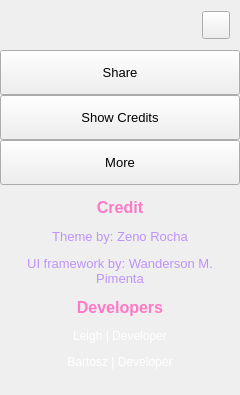
      <widget class="QFrame" name="extraLeftBox">
       <property name="minimumSize">
        <size>
         <width>0</width>
         <height>0</height>
        </size>
       </property>
       <property name="maximumSize">
        <size>
         <width>0</width>
         <height>16777215</height>
        </size>
       </property>
       <property name="frameShape">
        <enum>QFrame::NoFrame</enum>
       </property>
       <property name="frameShadow">
        <enum>QFrame::Raised</enum>
       </property>
       <layout class="QVBoxLayout" name="extraColumLayout">
        <property name="spacing">
         <number>0</number>
        </property>
        <property name="leftMargin">
         <number>0</number>
        </property>
        <property name="topMargin">
         <number>0</number>
        </property>
        <property name="rightMargin">
         <number>0</number>
        </property>
        <property name="bottomMargin">
         <number>0</number>
        </property>
        <item>
         <widget class="QFrame" name="extraTopBg">
          <property name="minimumSize">
           <size>
            <width>0</width>
            <height>50</height>
           </size>
          </property>
          <property name="maximumSize">
           <size>
            <width>16777215</width>
            <height>50</height>
           </size>
          </property>
          <property name="frameShape">
           <enum>QFrame::NoFrame</enum>
          </property>
          <property name="frameShadow">
           <enum>QFrame::Raised</enum>
          </property>
          <layout class="QVBoxLayout" name="verticalLayout_5">
           <property name="spacing">
            <number>0</number>
           </property>
           <property name="leftMargin">
            <number>0</number>
           </property>
           <property name="topMargin">
            <number>0</number>
           </property>
           <property name="rightMargin">
            <number>0</number>
           </property>
           <property name="bottomMargin">
            <number>0</number>
           </property>
           <item>
            <layout class="QGridLayout" name="extraTopLayout">
             <property name="leftMargin">
              <number>10</number>
             </property>
             <property name="rightMargin">
              <number>10</number>
             </property>
             <property name="horizontalSpacing">
              <number>10</number>
             </property>
             <property name="verticalSpacing">
              <number>0</number>
             </property>
             <item row="0" column="0">
              <widget class="QFrame" name="extraIcon">
               <property name="minimumSize">
                <size>
                 <width>20</width>
                 <height>0</height>
                </size>
               </property>
               <property name="maximumSize">
                <size>
                 <width>20</width>
                 <height>20</height>
                </size>
               </property>
               <property name="styleSheet">
                <string notr="true">background-image: url(:/icons/images/icons/cil-user.png);</string>
               </property>
               <property name="frameShape">
                <enum>QFrame::NoFrame</enum>
               </property>
               <property name="frameShadow">
                <enum>QFrame::Raised</enum>
               </property>
              </widget>
             </item>
             <item row="0" column="1">
              <widget class="QLabel" name="extraLabel">
               <property name="minimumSize">
                <size>
                 <width>150</width>
                 <height>0</height>
                </size>
               </property>
               <property name="text">
                <string/>
               </property>
              </widget>
             </item>
             <item row="0" column="2">
              <widget class="QPushButton" name="extraCloseColumnBtn">
               <property name="minimumSize">
                <size>
                 <width>28</width>
                 <height>28</height>
                </size>
               </property>
               <property name="maximumSize">
                <size>
                 <width>28</width>
                 <height>28</height>
                </size>
               </property>
               <property name="cursor">
                <cursorShape>PointingHandCursor</cursorShape>
               </property>
               <property name="toolTip">
                <string>Hide</string>
               </property>
               <property name="text">
                <string/>
               </property>
               <property name="icon">
                <iconset resource="resources.qrc">
                 <normaloff>:/icons/images/icons/icon_close.png</normaloff>:/icons/images/icons/icon_close.png</iconset>
               </property>
               <property name="iconSize">
                <size>
                 <width>20</width>
                 <height>20</height>
                </size>
               </property>
              </widget>
             </item>
            </layout>
           </item>
          </layout>
         </widget>
        </item>
        <item>
         <widget class="QFrame" name="extraContent">
          <property name="frameShape">
           <enum>QFrame::NoFrame</enum>
          </property>
          <property name="frameShadow">
           <enum>QFrame::Raised</enum>
          </property>
          <layout class="QVBoxLayout" name="verticalLayout_12">
           <property name="spacing">
            <number>0</number>
           </property>
           <property name="leftMargin">
            <number>0</number>
           </property>
           <property name="topMargin">
            <number>0</number>
           </property>
           <property name="rightMargin">
            <number>0</number>
           </property>
           <property name="bottomMargin">
            <number>0</number>
           </property>
           <item alignment="Qt::AlignTop">
            <widget class="QFrame" name="extraTopMenu">
             <property name="frameShape">
              <enum>QFrame::NoFrame</enum>
             </property>
             <property name="frameShadow">
              <enum>QFrame::Raised</enum>
             </property>
             <layout class="QVBoxLayout" name="verticalLayout_11">
              <property name="spacing">
               <number>0</number>
              </property>
              <property name="leftMargin">
               <number>0</number>
              </property>
              <property name="topMargin">
               <number>0</number>
              </property>
              <property name="rightMargin">
               <number>0</number>
              </property>
              <property name="bottomMargin">
               <number>0</number>
              </property>
              <item>
               <widget class="QPushButton" name="btn_share">
                <property name="sizePolicy">
                 <sizepolicy hsizetype="Expanding" vsizetype="Fixed">
                  <horstretch>0</horstretch>
                  <verstretch>0</verstretch>
                 </sizepolicy>
                </property>
                <property name="minimumSize">
                 <size>
                  <width>0</width>
                  <height>45</height>
                 </size>
                </property>
                <property name="font">
                 <font>
                  <family>Segoe UI</family>
                  <pointsize>10</pointsize>
                  <weight>50</weight>
                  <italic>false</italic>
                  <bold>false</bold>
                 </font>
                </property>
                <property name="cursor">
                 <cursorShape>PointingHandCursor</cursorShape>
                </property>
                <property name="layoutDirection">
                 <enum>Qt::LeftToRight</enum>
                </property>
                <property name="styleSheet">
                 <string notr="true">background-image: url(:/icons/images/icons/cil-share-boxed.png);</string>
                </property>
                <property name="text">
                 <string>Share</string>
                </property>
               </widget>
              </item>
              <item>
               <widget class="QPushButton" name="btn_credits">
                <property name="sizePolicy">
                 <sizepolicy hsizetype="Expanding" vsizetype="Fixed">
                  <horstretch>0</horstretch>
                  <verstretch>0</verstretch>
                 </sizepolicy>
                </property>
                <property name="minimumSize">
                 <size>
                  <width>0</width>
                  <height>45</height>
                 </size>
                </property>
                <property name="font">
                 <font>
                  <family>Segoe UI</family>
                  <pointsize>10</pointsize>
                  <weight>50</weight>
                  <italic>false</italic>
                  <bold>false</bold>
                 </font>
                </property>
                <property name="cursor">
                 <cursorShape>PointingHandCursor</cursorShape>
                </property>
                <property name="layoutDirection">
                 <enum>Qt::LeftToRight</enum>
                </property>
                <property name="styleSheet">
                 <string notr="true">background-image: url(:/icons/images/icons/cil-equalizer.png);</string>
                </property>
                <property name="text">
                 <string>Show Credits</string>
                </property>
               </widget>
              </item>
              <item>
               <widget class="QPushButton" name="btn_more">
                <property name="sizePolicy">
                 <sizepolicy hsizetype="Expanding" vsizetype="Fixed">
                  <horstretch>0</horstretch>
                  <verstretch>0</verstretch>
                 </sizepolicy>
                </property>
                <property name="minimumSize">
                 <size>
                  <width>0</width>
                  <height>45</height>
                 </size>
                </property>
                <property name="font">
                 <font>
                  <family>Segoe UI</family>
                  <pointsize>10</pointsize>
                  <weight>50</weight>
                  <italic>false</italic>
                  <bold>false</bold>
                 </font>
                </property>
                <property name="cursor">
                 <cursorShape>PointingHandCursor</cursorShape>
                </property>
                <property name="layoutDirection">
                 <enum>Qt::LeftToRight</enum>
                </property>
                <property name="styleSheet">
                 <string notr="true">background-image: url(:/icons/images/icons/cil-layers.png);</string>
                </property>
                <property name="text">
                 <string>More</string>
                </property>
               </widget>
              </item>
             </layout>
            </widget>
           </item>
           <item>
            <widget class="QFrame" name="extraCenter">
             <property name="frameShape">
              <enum>QFrame::NoFrame</enum>
             </property>
             <property name="frameShadow">
              <enum>QFrame::Raised</enum>
             </property>
             <layout class="QVBoxLayout" name="verticalLayout_10">
              <item>
               <widget class="QTextEdit" name="credits">
                <property name="minimumSize">
                 <size>
                  <width>222</width>
                  <height>0</height>
                 </size>
                </property>
                <property name="styleSheet">
                 <string notr="true">background: transparent;</string>
                </property>
                <property name="frameShape">
                 <enum>QFrame::NoFrame</enum>
                </property>
                <property name="readOnly">
                 <bool>true</bool>
                </property>
                <property name="html">
                 <string>&lt;!DOCTYPE HTML PUBLIC &quot;-//W3C//DTD HTML 4.0//EN&quot; &quot;http://www.w3.org/TR/REC-html40/strict.dtd&quot;&gt;
&lt;html&gt;&lt;head&gt;&lt;meta name=&quot;qrichtext&quot; content=&quot;1&quot; /&gt;&lt;style type=&quot;text/css&quot;&gt;
p, li { white-space: pre-wrap; }
&lt;/style&gt;&lt;/head&gt;&lt;body style=&quot; font-family:'Segoe UI'; font-size:10pt; font-weight:400; font-style:normal;&quot;&gt;
&lt;p align=&quot;center&quot; style=&quot; margin-top:12px; margin-bottom:12px; margin-left:0px; margin-right:0px; -qt-block-indent:0; text-indent:0px;&quot;&gt;&lt;span style=&quot; font-size:12pt; font-weight:600; color:#ff79c6;&quot;&gt;Credit&lt;/span&gt;&lt;/p&gt;
&lt;p align=&quot;center&quot; style=&quot; margin-top:12px; margin-bottom:12px; margin-left:0px; margin-right:0px; -qt-block-indent:0; text-indent:0px;&quot;&gt;&lt;span style=&quot; color:#bd93f9;&quot;&gt;Theme by: Zeno Rocha&lt;/span&gt;&lt;/p&gt;
&lt;p align=&quot;center&quot; style=&quot; margin-top:12px; margin-bottom:12px; margin-left:0px; margin-right:0px; -qt-block-indent:0; text-indent:0px;&quot;&gt;&lt;span style=&quot; color:#bd93f9;&quot;&gt;UI framework by: Wanderson M. Pimenta&lt;/span&gt;&lt;/p&gt;
&lt;p align=&quot;center&quot; style=&quot; margin-top:12px; margin-bottom:12px; margin-left:0px; margin-right:0px; -qt-block-indent:0; text-indent:0px;&quot;&gt;&lt;span style=&quot; font-size:12pt; font-weight:600; color:#ff79c6;&quot;&gt;Developers&lt;/span&gt;&lt;/p&gt;
&lt;p align=&quot;center&quot; style=&quot; margin-top:12px; margin-bottom:12px; margin-left:0px; margin-right:0px; -qt-block-indent:0; text-indent:0px;&quot;&gt;&lt;span style=&quot; font-size:9pt; color:#ffffff;&quot;&gt;Leigh | Developer&lt;/span&gt;&lt;/p&gt;
&lt;p align=&quot;center&quot; style=&quot; margin-top:12px; margin-bottom:12px; margin-left:0px; margin-right:0px; -qt-block-indent:0; text-indent:0px;&quot;&gt;&lt;span style=&quot; font-size:9pt; color:#ffffff;&quot;&gt;Bartosz | Developer&lt;/span&gt;&lt;/p&gt;&lt;/body&gt;&lt;/html&gt;</string>
                </property>
               </widget>
              </item>
             </layout>
            </widget>
           </item>
           <item>
            <widget class="QFrame" name="extraBottom">
             <property name="frameShape">
              <enum>QFrame::NoFrame</enum>
             </property>
             <property name="frameShadow">
              <enum>QFrame::Raised</enum>
             </property>
            </widget>
           </item>
          </layout>
         </widget>
        </item>
       </layout>
      </widget>
